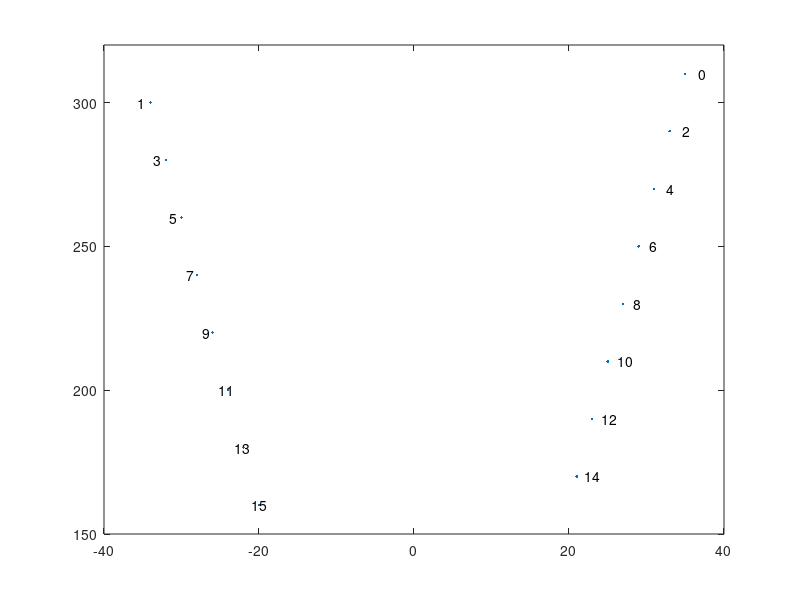

MATLAB code to generate this figure:
% specifications for E-16 probe from Cambridge NeuroTech
site.index = 15:-1:0;

site.xy = [ ...
				-20, 160; ...
				21, 170; ...
				-22, 180; ...
				23, 190; ...
				-24, 200; ...
				25, 210; ...
				-26, 220; ...
				27, 230; ...
				-28, 240; ...
				29, 250; ...
				-30, 260; ...
				31, 270; ...
				-32, 280; ...
				33, 290; ...
				-34, 300; ...
				35, 310; ...
			];

% plot the locations as 'o's with site index text adjacent
% this is as specd in file CNT_E1_Klusta.txt
plot(site.xy(:, 1), site.xy(:, 2), '.')
text(site.xy(:, 1)*(1 + 0.05), site.xy(:, 2), num2cell(site.index))
ylim([150 320])
%% need to do some tweaking


% probe site ID from probe layout pdf: 
%    CambridgeNeuroTech_Acute16ChProbe_Pinouts.pdf
% data also in E1_ProbeLayout.xls

% *** these sites are listed from proximal (top of probe) to
% distal (tip of probe) ***
site.probe_id = [ ...
	9; ...
	11; ...
	13; ...
	10; ...
	12; ...
	15; ...
	14; ...
	16; ...
	8; ...
	6; ...
	4; ...
	2; ...
	1; ...
	3; ...
	5; ...
	7	];


figure(2)